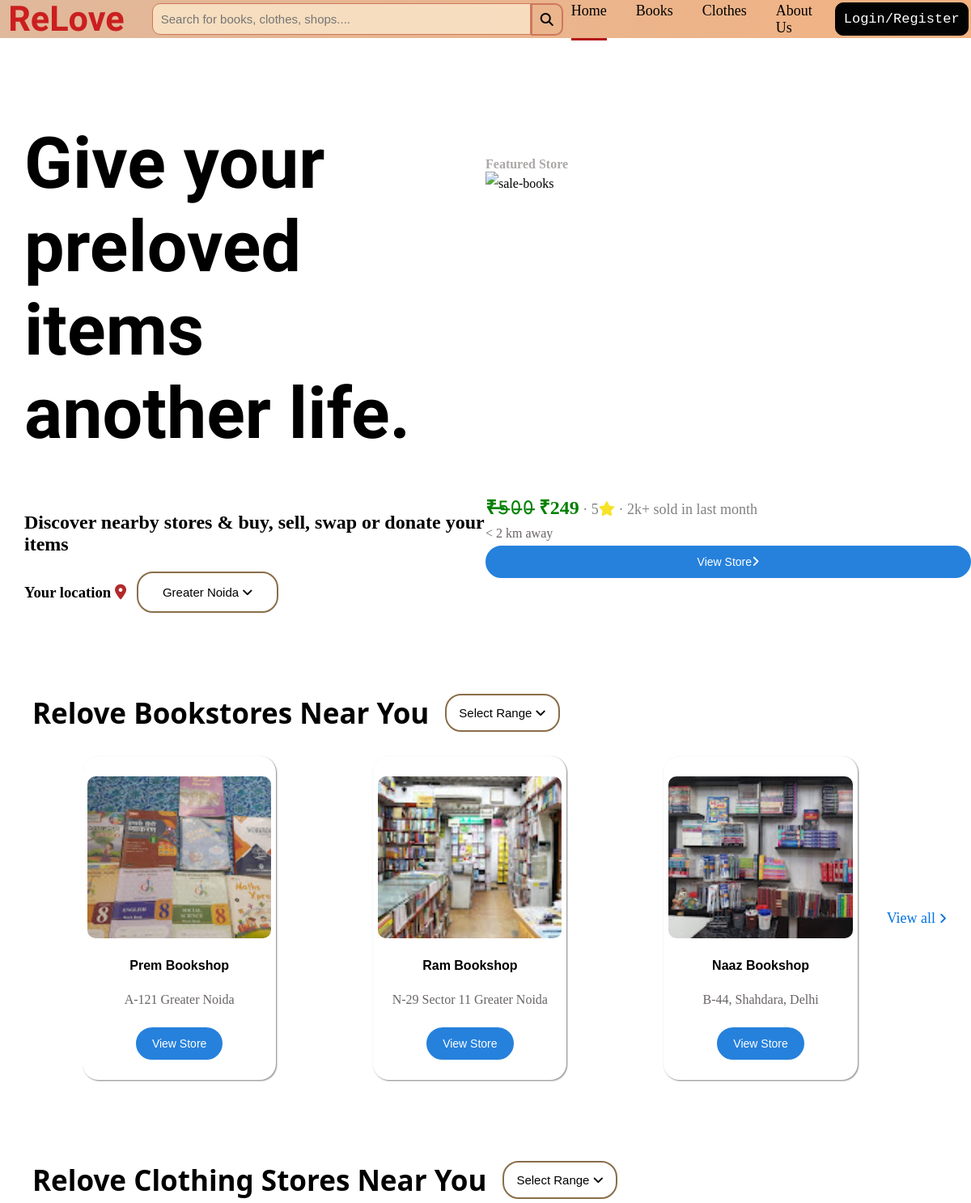
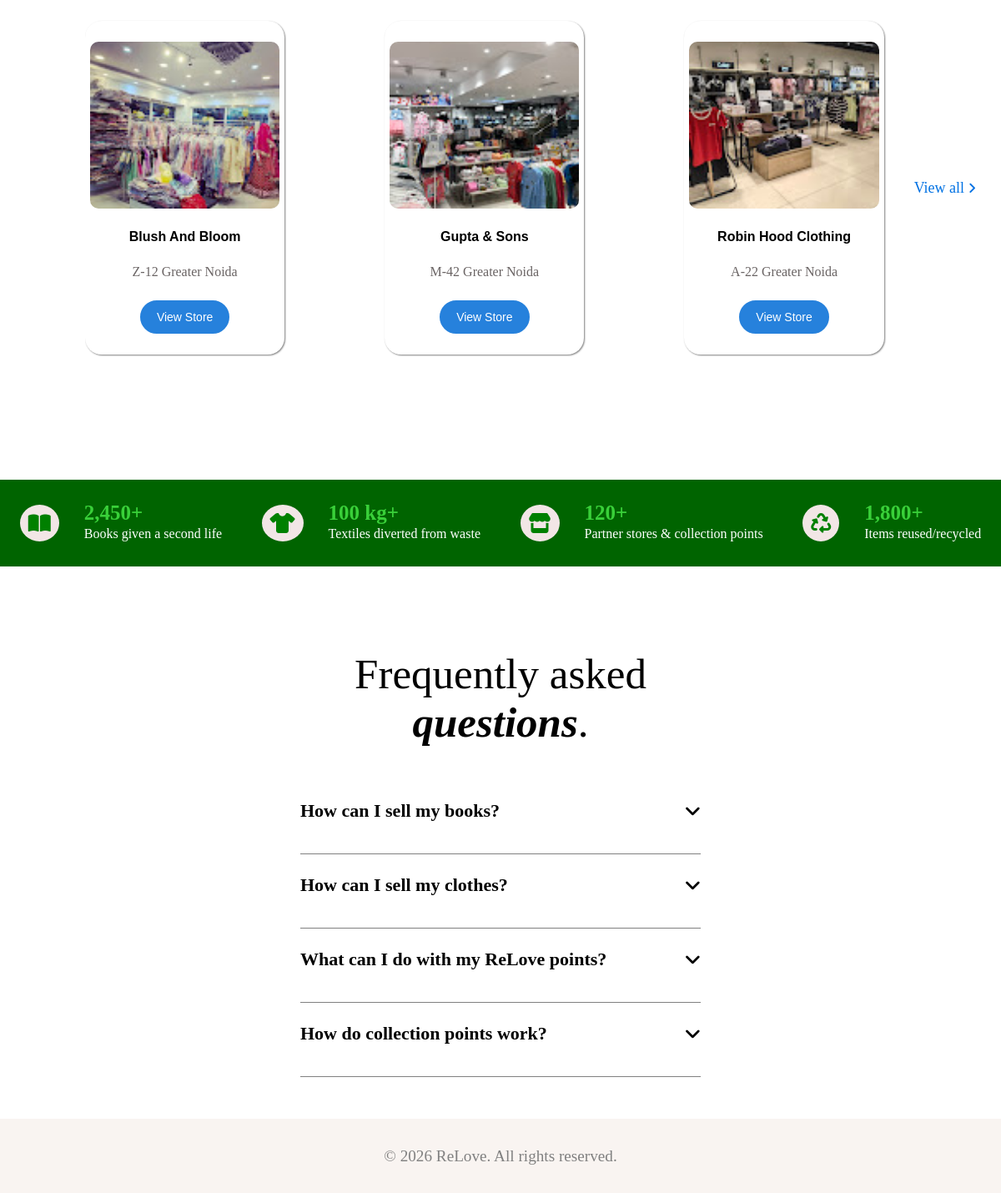
The page / on the database its author committed (2 pictures, top to bottom).
### tables this page shows
CREATE TABLE users (
                id INTEGER PRIMARY KEY AUTOINCREMENT,
                full_name TEXT NOT NULL,
                email TEXT UNIQUE NOT NULL,
                password TEXT NOT NULL,
                role TEXT NOT NULL,
                shop_name TEXT,
                gst_number TEXT,
                shop_address TEXT,
                phone TEXT
            , shop_category TEXT);

### app.py (the view)
@app.route("/")
@app.route("/index")
@app.route("/index.html")
@app.route("/")
def home():
    conn = get_db()
    cursor = conn.cursor()
    cursor.execute("""
        SELECT id, shop_name, shop_address, shop_category
        FROM users
        WHERE role = 'shop'
    """)
    shops = cursor.fetchall()
    conn.close()
    return render_template("index.html", shops=shops)

### app.py (called while the page is built)
def get_db():
    db = sqlite3.connect(DATABASE)
    db.row_factory = sqlite3.Row
    return db

### templates/index.html (shortened to what this page needs)
<!DOCTYPE html>
<html lang="en">
<head>
    <link rel="stylesheet" href="{{ url_for('static', filename='style.css') }}">
</head>
<body>
    <nav>
        <div id="nav-bar">
            <div id="notlinks">
                <h1 id="logo"><a id="relove" href="#home">ReLove</a></h1>
                <div class="search-div">
                    <input type="text" id="search-bar"  placeholder="Search for books, clothes, shops....">
                    <i class="fa-solid fa-magnifying-glass glass"></i>
                </div>
            </div>
            <div id="nav-links">
                <div id="nav-links-a">
                    <a  class="links-nav current-link" href="index.html">Home</a>
                    <a  class="links-nav" href="books.html">Books</a>
                    <a  class="links-nav" href="clothes.html">Clothes</a>
                    <a class="links-nav" href="aboutus.html">About Us</a>
                </div>
                <div id="user">
                {% if session.get('user_id') %}
                    <span class="welcome-user">
                        Welcome
                    </span>
                    <form action="{{ url_for('logout') }}" method="POST"
                        style="display: inline;">
                        <button type="submit" class="login-register">
                            Logout
                        </button>
                    </form>
                {% else %}
                    <button id="loginbtn" class="login-register">
                        Login/Register
                    </button>
                {% endif %}
                </div>
            </div>
        </div>
    </nav>
    <section id="section-1">
        <div class="under-nav" id="home">
            <div id="under-nav-left">
                <h1 class="quote">Give your preloved items another life.</h1>
                <h2 class="discover">Discover nearby stores & buy, sell, swap or donate your items</h2>
                <div class="location-div">
                    <h3 id="location">Your location <i class="fa-solid fa-location-dot location-icon"></i></h3>
                    <button id="select-location">Greater Noida <i class="fa-solid fa-angle-down"></i></button>
                </div>
            </div>
            <div id="under-nav-right">
                <h4> Featured Store</h4>
                <div  class="featured-stores ">
                    <img src="https://encrypted-tbn3.gstatic.com/shopping?q=tbn:ANd9GcSjS3U_Oo1ezJIC3RaSJHH-CpkQZOKsHBsKxa0g_LaNWIbK-_U2Uokts_ArEYBlRileqZiQa-MHo51rSyOo4bTEal8AgpvRWsVX_DmbHXmV8HnbAX0uMd6I-78" alt="sale-books" >
                    <h2 class="price">₹̶𝟻̶𝟶̶𝟶̶ ₹249<span class="rating"> &middot; 5<i class="fa-solid fa-star star"></i> &middot; 2k+ sold in last month</span></h2><p class="distance">< 2 km away</p>
                    <button class="view-store">View Store<i class="fa-solid fa-angle-right right-arrow"></i></button>
                </div>
            </div>
        </div>
        <div class="explore-bookstores">
            <div class="stores-near-you">
                <div class="stores-near-you-left">
                    <h1 class="explore-store-h1">Relove Bookstores Near You</h1>
                    <button class="select-range">
                        Select Range <i class="fa-solid fa-angle-down"></i>
                    </button>
                </div>
            </div>
            <div id="store-cards">
                {% for shop in shops if shop['shop_category'] == 'books' %}
                <div class="stores">
                    <img
                        src="{{ url_for('static', filename='images/stores/store' ~ shop['id'] ~ '.jpg') }}"
                        alt="{{ shop['shop_name'] }}"
                        class="store-image"
                    >
                    <h4 class="store-name">{{ shop['shop_name'] }}</h4>
                    <p class="distance">{{ shop['shop_address'] }}</p>
                    <a href="{{ url_for('view_store', shop_id=shop['id']) }}"
                    class="view-store">
                        View Store
                    </a>
                </div>
                {% else %}
                    <p>No bookshops registered yet.</p>
                {% endfor %}
                <a  class="view-all" href="books.html#books-section-2">View all <i class="fa-solid fa-angle-right right-arrow"></i></a>
            </div>
        </div>
        <div class="explore-clothstores">
            <div class="stores-near-you">
                <div class="stores-near-you-left">
                    <h1 class="explore-store-h1">Relove Clothing Stores Near You</h1>
                    <button class="select-range">
                        Select Range <i class="fa-solid fa-angle-down"></i>
                    </button>
                </div>
            </div>
            <div id="store-cards">
                {% for shop in shops if shop['shop_category'] == 'clothes' %}
                <div class="stores">
                    <img
                        src="{{ url_for('static', filename='images/stores/cloth-shop-' ~ shop['id'] ~ '.jpg') }}"
                        alt="{{ shop['shop_name'] }}"
                        class="store-image"
                    >
                    <h4 class="store-name">{{ shop['shop_name'] }}</h4>
                    <p class="distance">{{ shop['shop_address'] }}</p>
                    <a href="{{ url_for('view_store', shop_id=shop['id']) }}"
                    class="view-store">
                        View Store
                    </a>
                </div>
                {% else %}
                    <p>No Clothing shops registered yet.</p>
                {% endfor %}
                <a  class="view-all" href="clothes.html#clothes-section-2">View all <i class="fa-solid fa-angle-right right-arrow"></i></a>
            </div>
        </div>
    </section>
    <section id="section-2">
        <div class="sustainability-impacts">
        <div class="impacts-div-container">
            <div class="impacts-div">
                <i class="fa-solid fa-book-open impact-icons"></i>
                <div class="section-2">
                    <h2 class="impact-statistics">
                        2,450+
                    </h2>
                    <p class="impact-sentence">
                        Books given a second life
                    </p>
                </div>
            </div>
            <div class="impacts-div">
                <i class="fa-solid fa-shirt impact-icons"></i>
                <div class="section-2">
                    <h2 class="impact-statistics">
                        100 kg+
                    </h2>
                    <p class="impact-sentence">
                        Textiles diverted from waste
                    </p>
                </div>
            </div>
            <div class="impacts-div">
                <i class="fa-solid fa-store impact-icons"></i>
                <div class="section-2">
                    <h2 class="impact-statistics">
                        120+
                    </h2>
                    <p class="impact-sentence">
                        Partner stores & collection points
                    </p>
                </div>
            </div>
            <div class="impacts-div">
                <i class="fa-solid fa-recycle impact-icons"></i>
                <div class="section-2">
                    <h2 class="impact-statistics">
                        1,800+
                    </h2>
                    <p class="impact-sentence">
                        Items reused/recycled
                    </p>
                </div>
            </div>
        </div>
        </div>
        <div class="faq">
            <h2>Frequently asked <span>questions</span>.</h2>
            <div class="faq-list">
                <details class="faq-item">
                    <summary>
                        How can I sell my books?<i class="fa-solid fa-angle-down arrow-down"></i></summary>
                </details>
                <details class="faq-item">
                    <summary>
                        How can I sell my clothes?<i class="fa-solid fa-angle-down arrow-down"></i></summary>
                </details>
                <details class="faq-item">
                    <summary>
                        What can I do with my ReLove points?<i class="fa-solid fa-angle-down arrow-down"></i></summary>
                </details>
                <details class="faq-item">
                    <summary>
                        How do collection points work?<i class="fa-solid fa-angle-down arrow-down"></i></summary>
                </details>
            </div>
        </div>
    </section>
    <footer>
        <p id="footer">&copy; 2026 ReLove. All rights reserved.</p>
    </footer>
</body>
</html>

### rows shown on the page
users: shows a picture, shop_name "Prem Bookshop", shop_address "A-121 Greater Noida"
users: shows a picture, shop_name "Ram Bookshop", shop_address "N-29 Sector 11 Greater Noida"
users: shows a picture, shop_name "Naaz Bookshop", shop_address "B-44, Shahdara, Delhi"
users: shows a picture, shop_name "Blush And Bloom", shop_address "Z-12 Greater Noida"
users: shows a picture, shop_name "Gupta & Sons", shop_address "M-42 Greater Noida"
users: shows a picture, shop_name "Robin Hood Clothing", shop_address "A-22 Greater Noida"
